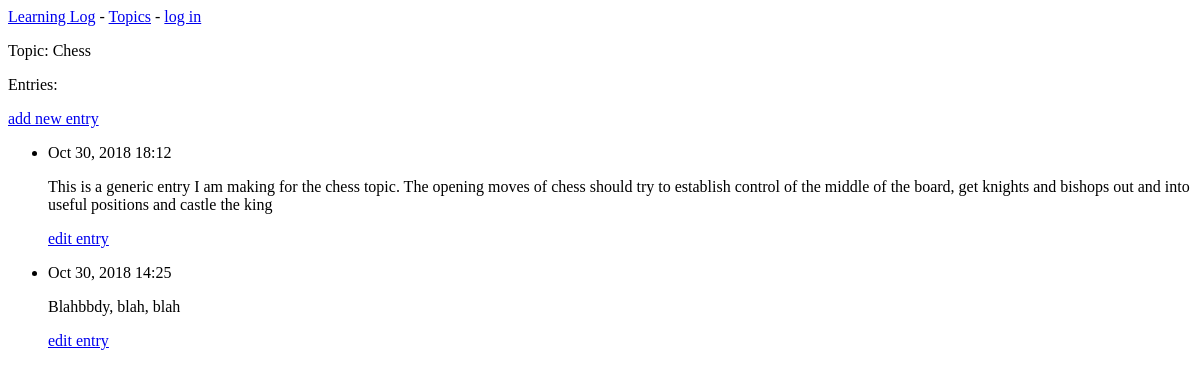
The page /topics/1/ on the database as committed earlier.
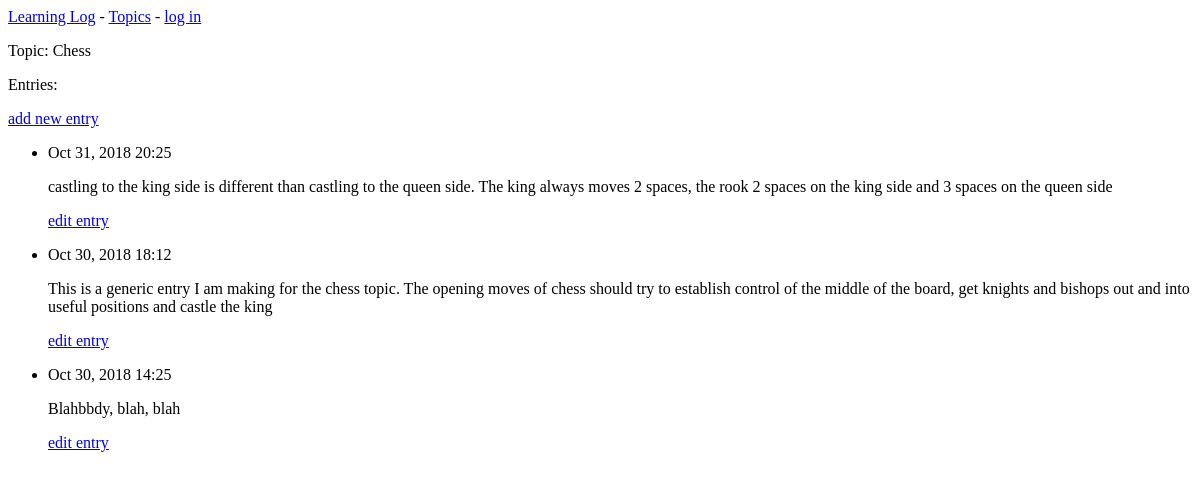
The same page on the database as committed later.
### learning_logs/models.py (models this page shows, shortened)
class Entry(models.Model):
    topic = models.ForeignKey(Topic, on_delete=models.CASCADE)
    text = models.TextField()
    date_added = models.DateTimeField(auto_now_add=True)
    class Meta:
        verbose_name_plural = 'entires'

### learning_logs/views.py (the view)
# urls.py: path('topics/<int:topic_id>/', views.topic, name='topic'),
def topic(request, topic_id):
    topic = Topic.objects.get(id=topic_id)
    entries = topic.entry_set.order_by('-date_added')
    context = {'topic': topic, 'entries': entries}
    return render(request, 'learning_logs/topic.html', context)

### learning_logs/models.py (called while the page is built)
    def __str__(self):
        return self.text

### learning_logs/templates/learning_logs/topic.html
{% extends "learning_logs/base.html" %}
{% block content %}
<p>Topic: {{ topic }}</p>
<p>Entries:</p>
<p>
  <a href="{% url 'learning_logs:new_entry' topic.id %}">add new entry</a>
</p>
<ul>
    {% for entry in entries %}
      <li>
          <p>{{ entry.date_added|date:'M d, Y H:i' }}</p>
          <p>{{ entry.text|linebreaks }}</p>
          <p>
            <a href="{% url 'learning_logs:edit_entry' entry.id %}">edit entry</a>
          </p>
      </li>
    {% empty %}
      <li>
          There are no entries for this topic yet.
      </li>
    {% endfor %}
</ul>
{% endblock content %}

Rows that differ between the two databases and show on the page:
added Entry: date_added "Oct 31, 2018 20:25", text "castling to the king side is different than castling to the queen side. The king always moves 2 spaces, the rook 2 spaces on the king side and 3 spaces on the queen side"
